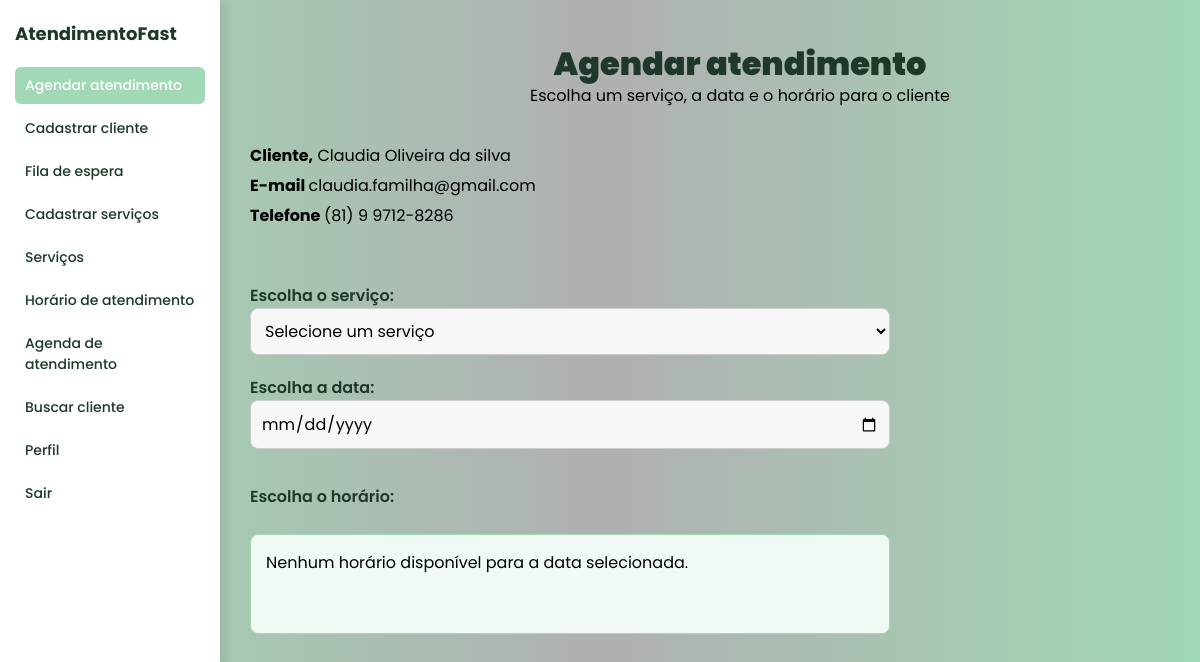
The app's page /agendar-atendimento/1/ with its own data.
### atendimentos/models.py (models this page shows, shortened)
class Cliente(models.Model):
    nome_completo = models.CharField(max_length=200, blank=False, null=False)
    cpf = models.CharField(max_length=14, unique=True, blank=False, null=False)
    email = models.EmailField(blank=True, null=True)
    telefone = models.CharField(max_length=20, blank=True, null=True)
    cep = models.CharField(max_length=9)
    data_nascimento = models.DateField(blank=False, null=False)
    endereco = models.TextField()

### atendimentos/views.py (the view, shortened to what this page needs)
# urls.py: path('agendar-atendimento/<int:cliente_id>/', views.agendar_atendimento_adm, name='agendar_atendimento_adm'),
def agendar_atendimento_adm(request, cliente_id=None):
    cliente = None
    if cliente_id:
        cliente = get_object_or_404(Cliente, id=cliente_id)
    servicos = Servico.objects.all()
    servico_id = request.GET.get('servico')
    data_str = request.GET.get('data')
    duracao_servico = None
    servico = None
    data = None
    horarios_disponiveis = []
    context = {
        'cliente': cliente,
        'cliente_id': cliente_id,
        'servicos': servicos,
        'servico_id': servico_id,
        'data': data,
        'horarios_disponiveis': horarios_disponiveis
    }
    return render(request, 'adm/agendar_atendimento_adm.html', context)

### atendimentos/templates/ADM/agendar_atendimento_adm.html (shortened to what this page needs)
{%load static %}
<!DOCTYPE html>
<html lang="pt-BR">
<head>
</head>
<body>
 <aside class="menu-lateral">
    <a href="{% url 'pagina_inicial_adm' %}" class="logo">AtendimentoFast</a>
    <nav>
      <a href="{% url 'verificar_cadastro' %}" class="ativo">Agendar atendimento</a>
      <a href="{% url 'cadastrar_cliente_adm' %}">Cadastrar cliente</a>
      <a href="{% url 'fila_atendimento_adm' %}">Fila de espera</a>
      <a href="{% url 'cadastrar_servicos_adm' %}">Cadastrar serviços</a>
      <a href="{% url 'servicos_cadastrado' %}">Serviços</a>
      <a href="{% url 'horario_atendimento' %}">Horário de atendimento</a>
      <a href="{% url 'agenda_adm' %}">Agenda de atendimento</a>
      <a href="{% url 'buscar_cliente' %}">Buscar cliente</a>
      <a href="{% url 'perfil_adm' %}">Perfil</a>
      <a href="{% url 'inicio' %}">Sair</a>
    </nav>
  </aside>
<main class="conteudo-principal">
  <header class="cabecalho">
    <h1>Agendar atendimento</h1>
    <p>Escolha um serviço, a data e o horário para o cliente</p>
  </header>
  <section class="agendamento">
    {% if cliente %}
      <div class="dados-cliente">
        <p><strong>Cliente,</strong> {{ cliente.nome_completo }}</p>
        <p><strong>E-mail </strong> {{ cliente.email }}</p>
        <p><strong>Telefone </strong> {{ cliente.telefone }}</p>
      </div>
    {% endif %}
    <form method="GET" id="form-selecao" action="{% url 'agendar_atendimento_adm' cliente.id %}">
      <label for="servico">Escolha o serviço:</label>
      <select id="servico" name="servico" required onchange="this.form.submit()">
        <option value="" disabled {% if not request.GET.servico %}selected{% endif %}>Selecione um serviço</option>
      </select>
      <label for="data">Escolha a data:</label>
      <input type="date" id="data" name="data" value="{{ request.GET.data }}" required onchange="this.form.submit()" />
    </form>
    <label>Escolha o horário:</label>
    <div class="horarios-container" id="horarios">
      {% if horarios_disponiveis %}
        <form method="POST" action="{% url 'confirmar_agendamento_adm' %}">
          {% csrf_token %}
          <input type="hidden" name="cliente_id" value="{{ cliente.id }}">
          <input type="hidden" name="servico_id" value="{{ request.GET.servico }}">
          <input type="hidden" name="data" value="{{ data|date:'Y-m-d' }}">
          <div class="botoes-horario">
            {% for horario in horarios_disponiveis %}
              <label class="btn-horario">
                <input type="radio" name="hora" value="{{ horario|date:'H:i' }}" required>
                <span>{{ horario|date:'H:i' }}</span>
              </label>
            {% endfor %}
          </div>
          <button type="submit" class="botao">Confirmar agendamento</button>
        </form>
      {% else %}
        <p>Nenhum horário disponível para a data selecionada.</p>
      {% endif %}
    </div>
  </section>
</main>
</body>
</html>

### atendimentos/templates/ADM/agendar_atendimento_adm.html (style rules this page uses)
* { margin: 0; padding: 0; box-sizing: border-box; font-family: 'Poppins', sans-serif; }
body { display: flex; min-height: 100vh; background: linear-gradient(to right, #A1D8B5 0%, #B0B0B0 50%, #A1D8B5 100%); }
.menu-lateral { background: #ffffff; width: 220px; padding: 20px 15px; box-shadow: 4px 0 10px rgba(0,0,0,0.1); display: flex; flex-direction: column; position: fixed; top: 0; left: 0; height: 100vh; }
.menu-lateral .logo { font-size: 18px; color: #1E392A; margin-bottom: 20px; font-weight: 700; text-decoration: none; }
.menu-lateral nav a { display: block; color: #1E392A; padding: 8px 10px; border-radius: 6px; margin-bottom: 6px; text-decoration: none; font-weight: 500; font-size: 14px; transition: 0.3s; }
.menu-lateral nav a:hover, .menu-lateral nav a.ativo { background: #A1D8B5; color: #ffffff; }
.conteudo-principal { margin-left: 220px; padding: 40px 30px; flex: 1; display: flex; flex-direction: column; gap: 30px; max-width: 700px; width: 100%; }
.cabecalho { position: relative; left: calc((100vw - 220px)/2 - 300px); width: 600px; text-align: center; }
.cabecalho h1 { font-size: 32px; margin-bottom: 10px; color: #1E392A; font-weight: 900; }
.cabecalho p { color: #000000; font-size: 16px; margin-top: -15px; }
.agendamento { display: flex; flex-direction: column; gap: 15px; }
.dados-cliente { margin-bottom: 20px; font-size: 16px; color: #1E392A; font-weight: 600; }
.dados-cliente p { margin-top: 5px; font-weight: 400; color: #000000; }
label { display: block; margin-top: 20px; font-weight: 600; font-size: 16px; color: #1E392A; }
select, input[type="date"] { width: 100%; padding: 10px; border-radius: 8px; border: 1px solid #ccc; background-color: #f7f7f7; font-size: 16px; cursor: pointer; transition: border-color 0.3s; }
.horarios-container { display: flex; flex-wrap: wrap; gap: 10px; margin-top: 10px; background: #f0f9f4; padding: 15px; border-radius: 8px; border: 1px solid #A1D8B5; min-height: 100px; }

### records on screen
Cliente: nome_completo "Claudia Oliveira da silva", email "claudia.familha@gmail.com", telefone "(81) 9 9712-8286"
